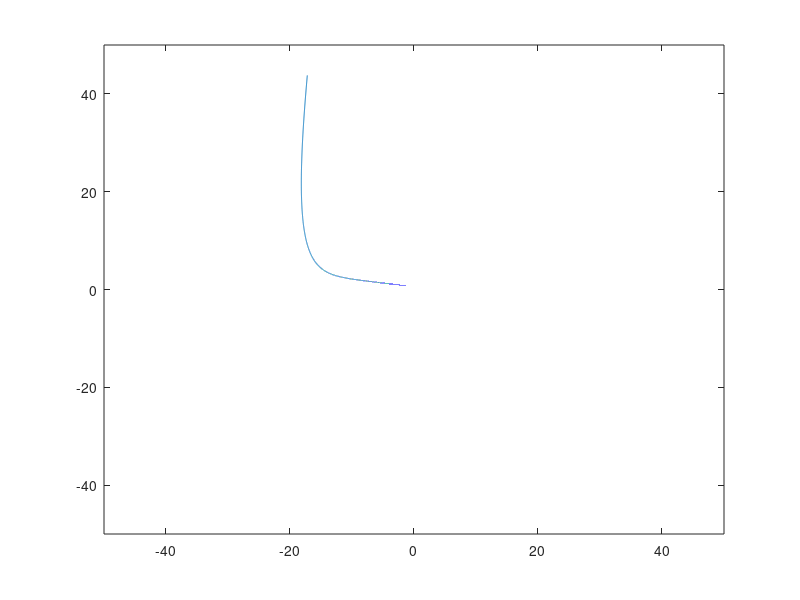

Source code (MATLAB):
num_points = 4;

A = randn(num_points);
% A = 0.5*(A+A') + eye(num_points)*num_points;

L = tril(A);

v = exp(diag(L));

L = L - diag(diag(L)) + diag(v);

A = L*L';

eig(A)

% [x,y] = meshgrid(linspace(0,100,100), linspace(0,100,100));
% x_a = [50, 50];
% X = [x(:), y(:)];
% 
% x_dot = (A*(x_a-X)')';

x_s = rand(1,4).*100. - 50.;
x_s(:,3:4) = 0.;

X = [x_s];
dt = 0.001;

for i=1:20000,
    x_s = x_s - (A * x_s')'.*dt;
    X = [X;x_s];
end

plot(X(:,1), X(:,2))
axis([-50, 50, -50, 50])

